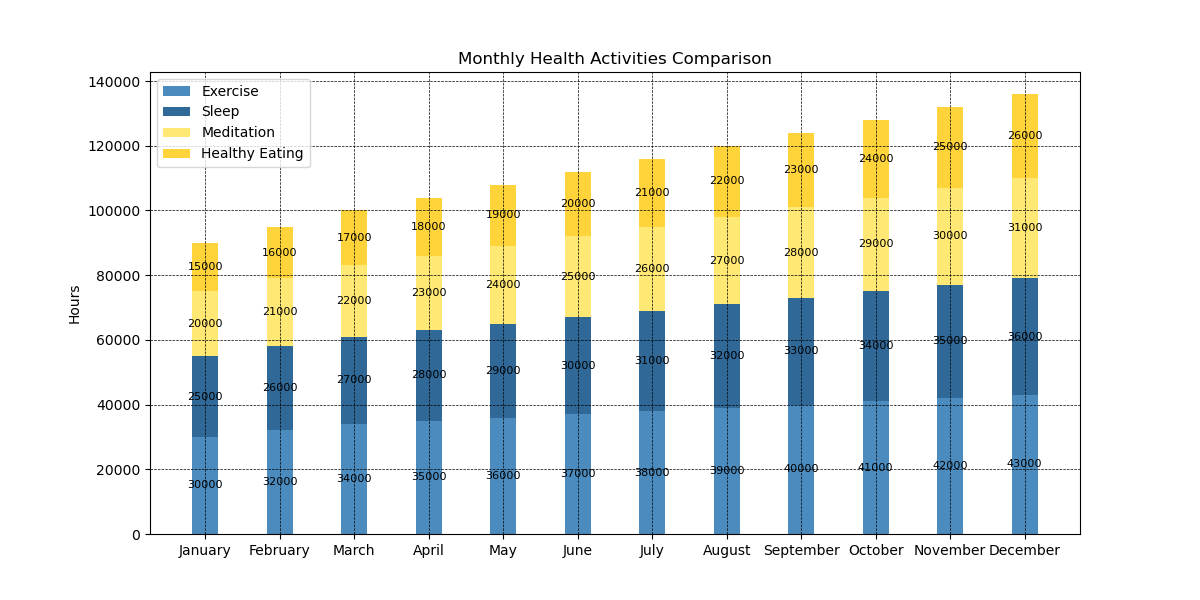

Generate this figure with Python:

import matplotlib.pyplot as plt

# Data for plotting
months = ['January', 'February', 'March', 'April', 'May', 'June',
          'July', 'August', 'September', 'October', 'November', 'December']
exercise = [30000, 32000, 34000, 35000, 36000, 37000, 38000, 39000, 40000, 41000, 42000, 43000]
sleep = [25000, 26000, 27000, 28000, 29000, 30000, 31000, 32000, 33000, 34000, 35000, 36000]
meditation = [20000, 21000, 22000, 23000, 24000, 25000, 26000, 27000, 28000, 29000, 30000, 31000]
healthy_eating = [15000, 16000, 17000, 18000, 19000, 20000, 21000, 22000, 23000, 24000, 25000, 26000]

fig, ax = plt.subplots(figsize=(12, 6))  # change width and height of the chart

bar_width = 0.35  # change width of bars

# Plotting data (change direction of chart to vertical)
p1 = ax.bar(months, exercise, bar_width, color='#4B8BBE', label='Exercise')
p2 = ax.bar(months, sleep, bar_width, bottom=exercise, color='#306998', label='Sleep')
p3 = ax.bar(months, meditation, bar_width, bottom=[i+j for i,j in zip(exercise, sleep)], color='#FFE873', label='Meditation')
p4 = ax.bar(months, healthy_eating, bar_width, bottom=[i+j+k for i,j,k in zip(exercise, sleep, meditation)], color='#FFD43B', label='Healthy Eating')

ax.set_ylabel('Hours')
ax.set_title('Monthly Health Activities Comparison')
ax.set_xticks([i for i in range(len(months))])
ax.set_xticklabels(months)
ax.legend()

# Customize the grid
plt.grid(which='major', linestyle='--', linewidth='0.5', color='black')

# Add numerical labels
for rects in [p1, p2, p3, p4]:
    for rect in rects:
        height = rect.get_height()
        ax.annotate(f'{height}',
                    xy=(rect.get_x() + rect.get_width() / 2, rect.get_y() + height / 2),
                    xytext=(0, 0),
                    textcoords="offset points",
                    ha='center', va='center', fontsize=8)

plt.show()
